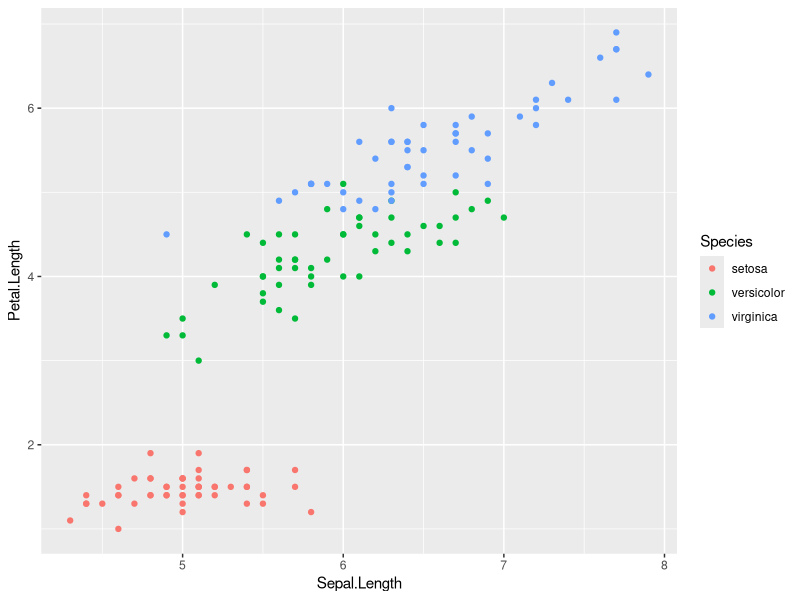
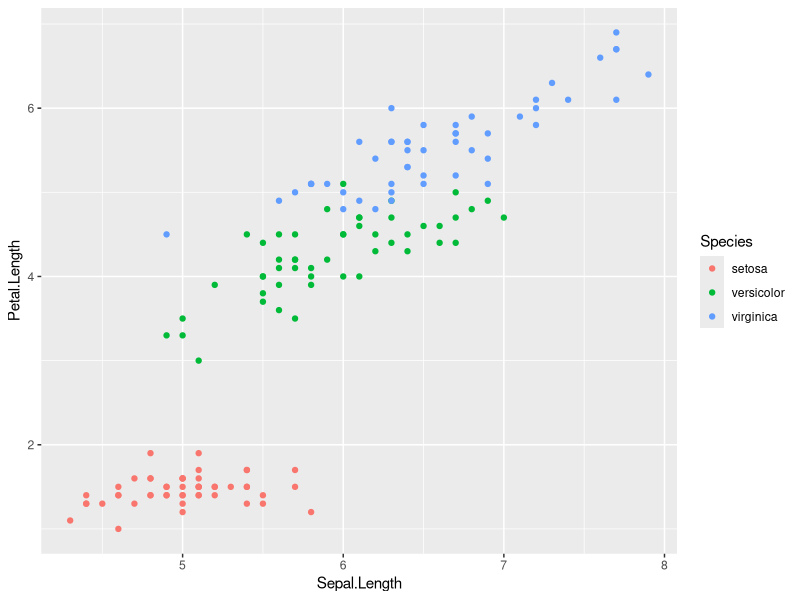
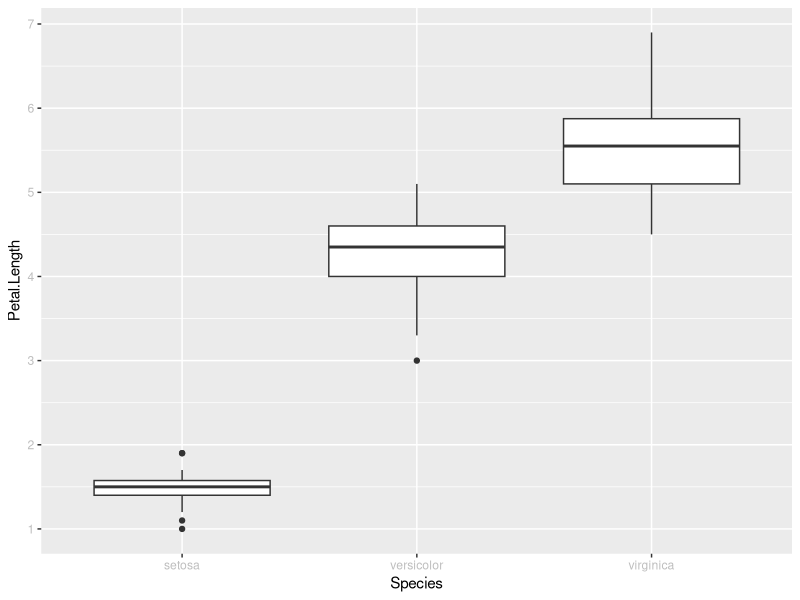

These charts were generated, in order, by the following R code:
#####
# Introduction to R: codealong file
##### Lesson outline
## Basic object classes
##  - vectors
##  - lists
##  - matrices
##  - arrays
##  - factors
##  - dataframes
## Control flow
##  - for-loops
##  - if-else if-else
##  - user-defined functions
## Ggplot2
## Guided practice
## Independent practice

install.packages(c('ggplot2','data.table','GGally')) # Install new packages
library(ggplot2) # Import packages
library(data.table)
library(GGally)

## Basic object classes
##  vectors - all elements of the same class
a <- 1 # the arrow is the traditional assignment operator
a <- c(1,2) # 1 is actually a vector of length 1
length(a)
a
a[1] # note that indices start at 1

b <- 'some string'
nope <- c(1,2,FALSE) # can't mix types
paste(b, nope) # FALSE was converted to numeric, then everything to characters
?paste # great documentation!

a <- c(attr1 = 1, attr2 = 42, attr3 = 20) # you can name the elements
names(a)
sort(a)
a['attr1'] # and subset by names

a+1 # arithmetic will apply element-wise
sum(a) # some functions apply to the whole vector
var(a)
sd(a)**2

a <- c(1:50) # two ways of generating sequences
b <- seq(1,50)
a-b # does this evaluate to what you expect?
a >= 30 # logical comparisons also element-wise

a[1] <- NA # NA values like NaN in pandas
a[length(a)] <- NA
is.na(a) # Logical condition for checking whether NA
a[1:5]
a[c(1,5,10,15,50)]
a[-1] # Negated subset
a[-c(1,50)]

s <- rep(c(TRUE,TRUE,TRUE,TRUE,FALSE),10) # Make a repeating sequence
a[s] # Boolean mask
a[is.na(a)] <- 0 # assignment to subset
a

## lists - containers of objects
l <- list(val1 = 10, val2 = 20, 'abq', 'ewr', 'jfk', logical = c(TRUE,TRUE,FALSE)) 
class(l) # Not coerced to one type

l[[3]] # double brackets return the element
class(l[[3]])

l[3] # single brackets return a list of selections
class(l[3])

l[c(3,4,5)] # Subsetting
l[3:5] # Continuous subsetting

l$logical # Dolla indexing
l[[6]][1] # Chained indexing

## matrices - 2d, elements of same class
m <- matrix(data=rnorm(8), nrow=4, dimnames=list(
  c('sample1','sample2','sample3','sample4'),c('attr1','attr2')
  ))
m
apply(m,1,max) # apply functions across matrices/vectors
apply(m,2,max) # apply has several variants

## arrays - >= 3 dimensions, elements of same class
arr <- array(c(0,1),dim=c(3,4,2,2))
arr

## factors
f <- factor(c('red','red','red','blue','red','green','green'))
f
table(f) # a useful function, this does a cross tabulation
table(arr)

## data.frames! like a matrix, but columns can hold different classes.
class(iris)
head(iris)
tail(iris)
ncol(iris)
nrow(iris)
dim(iris) # lots of ways to poke at the data
attributes(iris)
table(iris$Species) # selecting just one column

# create a dataframe
df <- data.frame(
  a = rnorm(10),
  b = rnorm(10),
  c= rnorm(10)) 
summary(df)
colnames(df) <- c('Feat1','Feat2','Feat3') # rename the columns

lesson.path <- '~/lesson_planning/intro-to-r/' # set this to your working directory
setwd(lesson.path)
scores <- read.csv('./sat_scores.csv', stringsAsFactors = TRUE) # what can you do with this?
summary(scores)
?plot
?hist

## Control flow
## for-loops
for (i in c(1,2,3)) cat(i)

for (i in c(1,2,3)) { # for multiple lines, put the expression in braces
j <- matrix(data=rnorm(i),nrow=i)
print(j)
}

## conditionals
i <- sample(1:5, size=1)

if (i==1) { cat('one')
} else if (i==2) {
  cat('two')
} else cat('other') # If-elif-else clause

ifelse(c(TRUE,TRUE,FALSE),"t","f'") #vectorized version

## user-defined functions
custom.function <- function(n){
  # some expression
  if (n==1) { result <- 'one'
  } else if (n==2) {
    result <- 'two'
  } else result <- 'lots'

  # return something
  return(result)
}

for (n in 1:5) {
  cat(paste(custom.function(n),'\n'))
}

## ggplot2
qplot(Sepal.Length, Petal.Length, data=iris, color = Species) # 'quick plot'

# decomposed into the underlying grammar:
ggplot(data=iris, aes(x=Sepal.Length, y=Petal.Length, color = Species)) + 
  geom_point()

# a new sentence:
ggplot(data=iris, aes(x=Species, y=Petal.Length)) + geom_boxplot() + 
  scale_y_continuous(breaks = c(1,2,3,4,5,6,7)) +
  theme(axis.text =  element_text(color='grey'))

## Independent practice
# 1. Choose a dataset from data(). Perform EDA, including at least two visualizations.
# 2. Load a flat file, with at least one numerical column, from your local directory 
# into a dataframe; rename the columns and create a boxplot of the numerical ones.